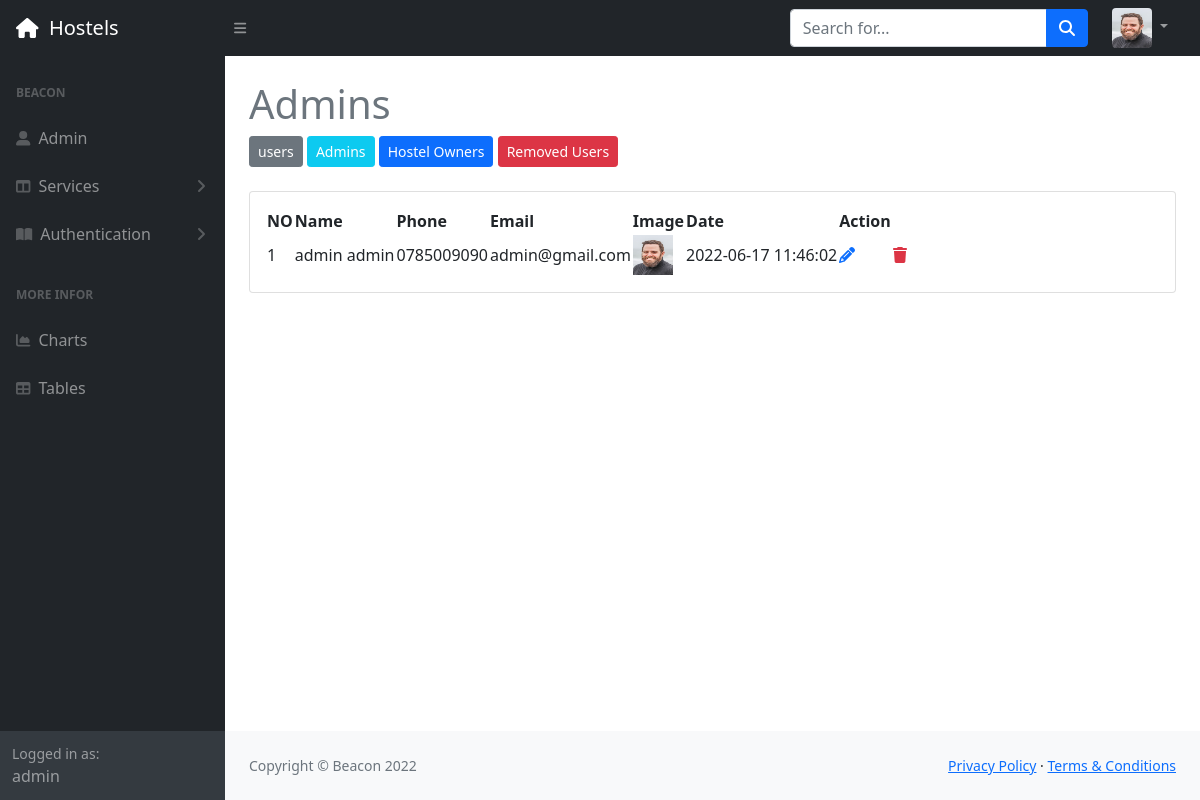
The app's page /admin/table_admin.php (signed in) with its own data.
### tables this page shows
CREATE TABLE `user_tbl` (
  `user_id` int(11) NOT NULL,
  `fname` varchar(50) NOT NULL,
  `lname` varchar(50) NOT NULL,
  `type` varchar(30) NOT NULL,
  `phone` varchar(30) NOT NULL,
  `email` varchar(50) NOT NULL,
  `image` text NOT NULL,
  `password` text NOT NULL,
  `date` timestamp NOT NULL DEFAULT current_timestamp(),
  `status` varchar(10) NOT NULL
);

### admin/table_admin.php (the view, shortened to what this page needs)
<?php
  include "./config/connect.php";
  include "../include/navbar.php";
    ?>
<div id="layoutSidenav_content">
    <main>
        <div class="container-fluid px-4">
            <h1 class="mt-4 text-secondary">Admins</h1>
            <?php
            include "../include/admin_user_list.php";
            ?>
            <div class="card mb-4">
                <div class="card-body">
                    <table id="datatablesSimple">
                        <thead>
                            <tr>
                                <th>NO</th>
                                <th>Name</th>
                                <th>Phone</th>
                                <th>Email</th>
                                <th>Image</th>
                                <th> Date</th>
                                <th>Action</th>
                            </tr>
                        </thead>
                        <tbody>
                            <?php
                            $num = 0;
                            $sql = "SELECT * FROM user_tbl WHERE type = 'super_admin' AND status='active'";
                            $result = mysqli_query($con, $sql);
                            if ($result) {
                                while ($rows = mysqli_fetch_assoc($result)) { ?>
                                    <?php $num++; ?>
                                    <tr>
                                        <td><?php echo $num ?></td>
                                        <td><?php echo $rows['fname'] . " " . $rows['lname'] ?></td>
                                        <td><?php echo $rows['phone'] ?></td>
                                        <td><?php echo $rows['email'] ?></td>
                                        <td><?php
                                            if ($rows['image'] != '') {
                                                echo '<i  class="fa fa-user"></i>';
                                            } else { ?>
                                                <img src="../admin/assets/img/testimonial-bg1.jpg" alt="" width="40px " ; height="40px" ;>
                                            <?php
                                            }
                                            ?>
                                        </td>
                                        <td><?php echo $rows['date'] ?></td>
                                        <td class="justify-between">
                                            <a href="update_users.php?update=<?php echo $rows['user_id']; ?>"><i class="fa fa-pencil"><?php echo $rows['user_id']; ?></i></a> &nbsp; &nbsp; &nbsp; &nbsp;
                                            <a href="./config/__delete_superAdmin.php?delete=<?php echo $rows['user_id']; ?>"><i class="fa fa-trash text-danger"><?php echo $rows['user_id']; ?></i></a>
                                        </td>
                                    </tr>
                            <?php
                                }
                            }
                            ?>
                        </tbody>
                    </table>
                </div>
            </div>
        </div>
    </main>
    <?php
    include "../include/footer.php";
    ?>
</div>
</div>
</body>
</html>

### records on screen
user_tbl: fname "admin", lname "admin", phone "0785009090", email "admin@gmail.com", date "2022-06-17 11:46:02"

### other values on screen
$_SESSION['user_name'] "admin"
